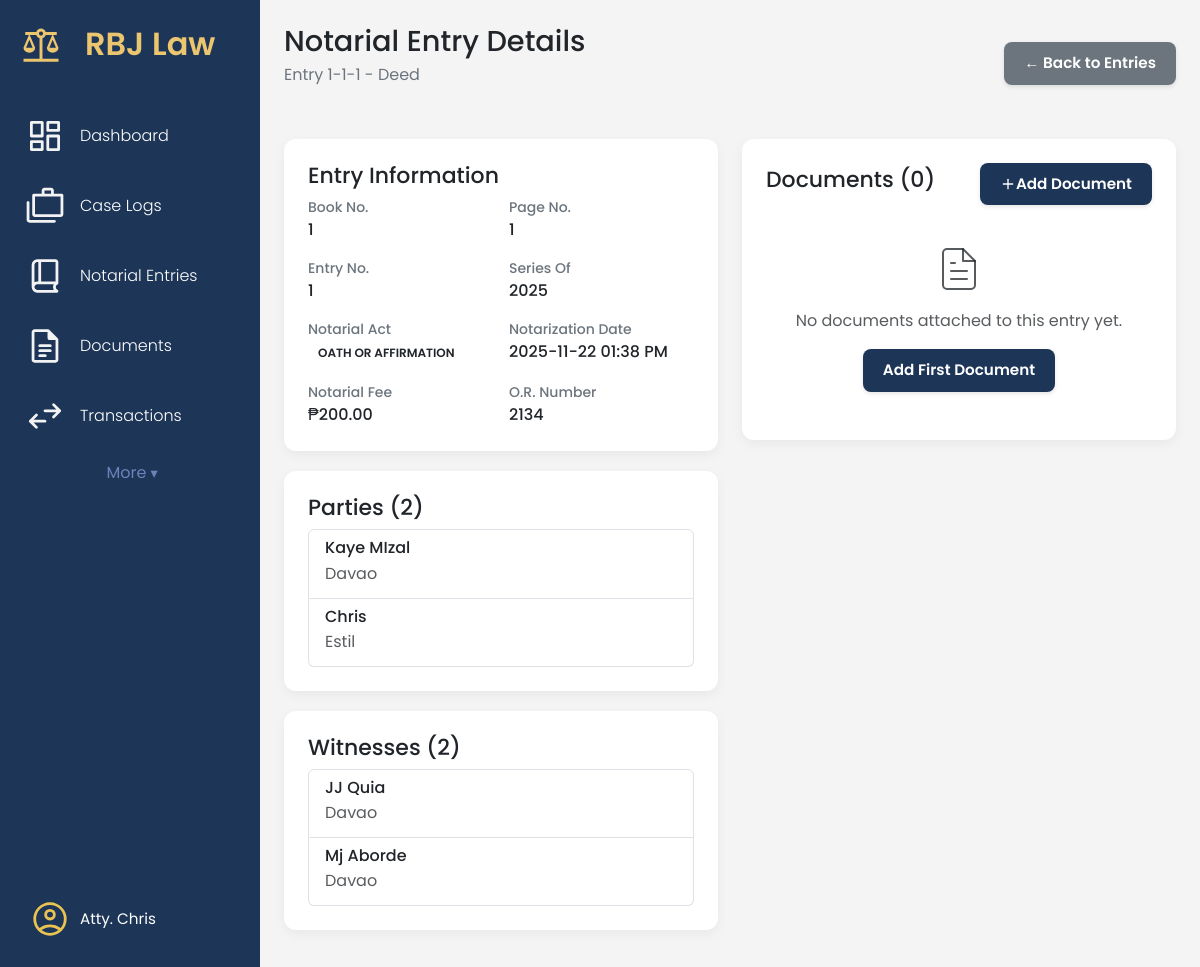
/documents/notarial-entry/1 (signed in), run on the app's committed database.
### app/models/notarial_entry_mdl.py (models this page shows, shortened)
class NotarialEntry(db.Model):
    __tablename__ = 'notarial_entries'
    id = db.Column(db.Integer, primary_key=True)
    not_entry_num = db.Column(db.String(255), nullable=False)
    not_page_num = db.Column(db.String(255), nullable=False)
    not_book_num = db.Column(db.String(255), nullable=False)
    not_series = db.Column(db.Integer, nullable=False)
    not_title = db.Column(db.String(255), nullable=False)
    not_date = db.Column(db.DateTime, nullable=False, default=datetime.utcnow)
    not_type_act = db.Column(db.String(255), nullable=False)
    not_fee = db.Column(Numeric(10, 2), nullable=False)
    not_fee_or = db.Column(db.String(255), nullable=False)
    not_other_place = db.Column(db.String(255), nullable=True)
    not_comp_evidence_id = db.Column(db.String(150), nullable=True)
    transaction_item_id = db.Column(db.Integer, db.ForeignKey('transaction_items.id'), nullable=True)
    transaction_status = db.Column(db.String(50), default='no_transaction')  # no_transaction, unpaid, paid
    transaction_item = db.relationship('TransactionItem',
                                     foreign_keys=[transaction_item_id],
                                     backref='notary_entries',
                                     lazy=True)

class NotarialEntryParty(db.Model):
    __tablename__ = 'notarial_entry_parties'
    id = db.Column(db.Integer, primary_key=True)
    notarial_entry_id = db.Column(db.Integer, db.ForeignKey('notarial_entries.id'), nullable=False)
    party_name = db.Column(db.String(150), nullable=False)
    party_address = db.Column(db.String(150), nullable=False)
    notarial_entry = db.relationship('NotarialEntry', backref='parties', lazy=True)

class NotarialEntryWitness(db.Model):
    __tablename__ = 'notarial_entry_witnesses'
    id = db.Column(db.Integer, primary_key=True)
    notarial_entry_id = db.Column(db.Integer, db.ForeignKey('notarial_entries.id'), nullable=False)
    witness_name = db.Column(db.String(150), nullable=True)
    witness_address = db.Column(db.String(150), nullable=True)
    notarial_entry = db.relationship('NotarialEntry', backref='witnesses', lazy=True)

### app/routes/documents_routes.py (the view)
@documents_bp.route('/notarial-entry/<int:entry_id>')
@login_required
def notarial_entry_documents(entry_id):
    entry = NotarialEntry.query.get(entry_id)  # Use model directly
    if not entry:
        flash('Notarial entry not found!', 'error')
        return redirect(url_for('notarial_entries.notarial_entries_page'))
    documents = DocumentService.get_documents_by_parent('notarial_entry', entry_id)
    return render_template('notarial_entry_details.html',
                         entry=entry,
                         documents=documents)

### app/templates/notarial_entry_details.html (shortened to what this page needs)
{% extends 'base.html' %}
{% block content %}
<main class="dashboard-content">
    <header class="dashboard-header">
        <div>
            <h1>Notarial Entry Details </h1>
            <p>Entry {{ entry.not_book_num }}-{{ entry.not_page_num }}-{{ entry.not_entry_num }} - {{ entry.not_title }}
            </p>
        </div>
        <div class="dashboard-actions">
            <a href="{{ url_for('notarial_entries.notarial_entries_page') }}" class="btn btn-secondary">
                ← Back to Entries
            </a>
        </div>
    </header>
    <div class="row">
        <div class="col-md-6">
            <section class="content-section">
                <div class="panel-card" style="margin-bottom: 20px;">
                    <h5 class="panel-card__title">Entry Information</h5>
                    <div class="detail-grid">
                        <div class="detail-item">
                            <span class="detail-label">Book No.</span>
                            <span class="detail-value">{{ entry.not_book_num }}</span>
                        </div>
                        <div class="detail-item">
                            <span class="detail-label">Page No.</span>
                            <span class="detail-value">{{ entry.not_page_num }}</span>
                        </div>
                        <div class="detail-item">
                            <span class="detail-label">Entry No.</span>
                            <span class="detail-value">{{ entry.not_entry_num }}</span>
                        </div>
                        <div class="detail-item">
                            <span class="detail-label">Series Of</span>
                            <span class="detail-value">{{ entry.not_series }}</span>
                        </div>
                        <div class="detail-item">
                            <span class="detail-label">Notarial Act</span>
                            <span class="detail-value">
                                <span class="status-tag status-tag--{{ entry.not_type_act|lower|replace(' ', '-') }}">
                                    {{ entry.not_type_act }}
                                </span>
                            </span>
                        </div>
                        <div class="detail-item">
                            <span class="detail-label">Notarization Date</span>
                            <span class="detail-value">{{ entry.not_date.strftime('%Y-%m-%d %I:%M %p') }}</span>
                        </div>
                        <div class="detail-item">
                            <span class="detail-label">Notarial Fee</span>
                            <span class="detail-value">₱{{ "%.2f"|format(entry.not_fee) }}</span>
                        </div>
                        <div class="detail-item">
                            <span class="detail-label">O.R. Number</span>
                            <span class="detail-value">{{ entry.not_fee_or }}</span>
                        </div>
                    </div>
                </div>
                <div class="panel-card" style="margin-bottom: 20px;">
                    <h5 class="panel-card__title">Parties ({{ entry.parties|length }})</h5>
                    <div class="list-group">
                        {% for party in entry.parties %}
                        <div class="list-group-item">
                            <h6 class="mb-1">{{ party.party_name }}</h6>
                            <p class="mb-1 text-muted">{{ party.party_address }}</p>
                        </div>
                        {% endfor %}
                    </div>
                </div>
                {% if entry.witnesses %}
                <div class="panel-card" style="margin-bottom: 20px;">
                    <h5 class="panel-card__title">Witnesses ({{ entry.witnesses|length }})</h5>
                    <div class="list-group">
                        {% for witness in entry.witnesses %}
                        <div class="list-group-item">
                            <h6 class="mb-1">{{ witness.witness_name }}</h6>
                            {% if witness.witness_address %}
                            <p class="mb-1 text-muted">{{ witness.witness_address }}</p>
                            {% endif %}
                        </div>
                        {% endfor %}
                    </div>
                </div>
                {% endif %}
            </section>
        </div>
        <div class="col-md-6">
            <section class="content-section">
                <div class="panel-card">
                    <div class="d-flex justify-content-between align-items-center mb-3">
                        <h5 class="panel-card__title">Documents ({{ documents|length }})</h5>
                        <button type="button" class="btn btn-primary" data-bs-toggle="modal"
                            data-bs-target="#documentModal">
                            <svg xmlns="http://www.w3.org/2000/svg" width="16" height="16" viewBox="0 0 24 24"
                                fill="none" stroke="currentColor" stroke-width="2" stroke-linecap="round"
                                stroke-linejoin="round">
                                <line x1="12" y1="5" x2="12" y2="19"></line>
                                <line x1="5" y1="12" x2="19" y2="12"></line>
                            </svg>
                            Add Document
                        </button>
                    </div>
                    {% if documents %}
                    <div class="table-wrapper">
                        <table class="table document-table">
                            <thead>
                                <tr>
                                    <th>Document</th>
                                    <th>Type</th>
                                    <th>Size</th>
                                    <th>Uploaded</th>
                                    <th>Actions</th>
                                </tr>
                            </thead>
                            <tbody>
                                {% for document in documents %}
                                <tr>
                                    <td>
                                        <div class="d-flex align-items-center">
                                            <div class="file-icon me-2">
                                                <svg xmlns="http://www.w3.org/2000/svg" width="20" height="20"
                                                    viewBox="0 0 24 24" fill="none" stroke="currentColor"
                                                    stroke-width="2" stroke-linecap="round" stroke-linejoin="round">
                                                    <path
                                                        d="M13 2H6a2 2 0 0 0-2 2v16a2 2 0 0 0 2 2h12a2 2 0 0 0 2-2V9z">
                                                    </path>
                                                    <polyline points="13 2 13 9 20 9"></polyline>
                                                </svg>
                                            </div>
                                            <div>
                                                <strong>{{ document.filename }}</strong>
                                                {% if document.notes %}
                                                <br>
                                                <small class="text-muted">{{ document.notes }}</small>
                                                {% endif %}
                                            </div>
                                        </div>
                                    </td>
                                    <td>
                                        <span class="badge bg-secondary">{{ document.document_type or 'Unknown'
                                            }}</span>
                                    </td>
                                    <td>
                                        <small class="text-muted">{{ document.formatted_file_size }}</small>
                                    </td>
                                    <td>
                                        <small class="text-muted">{{ document.uploaded_at.strftime('%Y-%m-%d')
                                            }}</small>
                                    </td>
                                    <td>
                                        <div class="action-buttons">
                                            <a href="{{ url_for('documents.download_document', document_id=document.id) }}"
                                                class="btn-action btn-action--info" title="Download"
                                                style="display: inline-flex; align-items: center; justify-content: center; width: 28px; height: 28px; border: none; border-radius: 4px; cursor: pointer; text-decoration: none; transition: all 0.2s ease; background-color: #17a2b8; color: white;">
                                                <svg xmlns="http://www.w3.org/2000/svg" width="16" height="16"
                                                    viewBox="0 0 24 24" fill="none" stroke="currentColor"
                                                    stroke-width="2" stroke-linecap="round" stroke-linejoin="round">
                                                    <path d="M21 15v4a2 2 0 0 1-2 2H5a2 2 0 0 1-2-2v-4"></path>
                                                    <polyline points="7 10 12 15 17 10"></polyline>
                                                    <line x1="12" y1="15" x2="12" y2="3"></line>
                                                </svg>
                                            </a>
                                            <form method="POST"
                                                action="{{ url_for('documents.delete_document', document_id=document.id) }}"
                                                style="display: inline;"
                                                onsubmit="return confirm('Are you sure you want to delete this document?');">
                                                <button type="submit" class="btn-action btn-action--danger"
                                                    title="Delete"
                                                    style="display: inline-flex; align-items: center; justify-content: center; width: 28px; height: 28px; border: none; border-radius: 4px; cursor: pointer; text-decoration: none; transition: all 0.2s ease; background-color: #dc3545; color: white;">
                                                    <svg xmlns="http://www.w3.org/2000/svg" width="16" height="16"
                                                        viewBox="0 0 24 24" fill="none" stroke="currentColor"
                                                        stroke-width="2" stroke-linecap="round" stroke-linejoin="round">
                                                        <polyline points="3 6 5 6 21 6"></polyline>
                                                        <path
                                                            d="M19 6v14a2 2 0 0 1-2 2H7a2 2 0 0 1-2-2V6m3 0V4a2 2 0 0 1 2-2h4a2 2 0 0 1 2 2v2">
                                                        </path>
                                                    </svg>
                                                </button>
                                            </form>
                                        </div>
                                    </td>
                                </tr>
                                {% endfor %}
                            </tbody>
                        </table>
                    </div>
                    {% else %}
                    <div class="text-center py-4">
                        <p class="text-muted">No documents attached to this entry yet.</p>
                        <button type="button" class="btn btn-primary" data-bs-toggle="modal"
                            data-bs-target="#documentModal">
                            Add First Document
                        </button>
                    </div>
                    {% endif %}
                </div>
            </section>
        </div>
    </div>
</main>
{% endblock %}

### data on the page
NotarialEntry: not_book_num "1", not_page_num "1", not_entry_num "1", not_title "Deed", not_series "2025", not_type_act "OATH OR AFFIRMATION", not_date "2025-11-22 01:38 PM", not_fee "200.00", not_fee_or "2134"
NotarialEntryParty: party_name "Kaye MIzal", party_address "Davao"
NotarialEntryParty: party_name "Chris", party_address "Estil"
NotarialEntryWitness: witness_name "JJ Quia", witness_address "Davao"
NotarialEntryWitness: witness_name "Mj Aborde", witness_address "Davao"

### other printed values
{{ entry.parties|length }} "2"
{{ entry.witnesses|length }} "2"
{{ documents|length }} "0"
